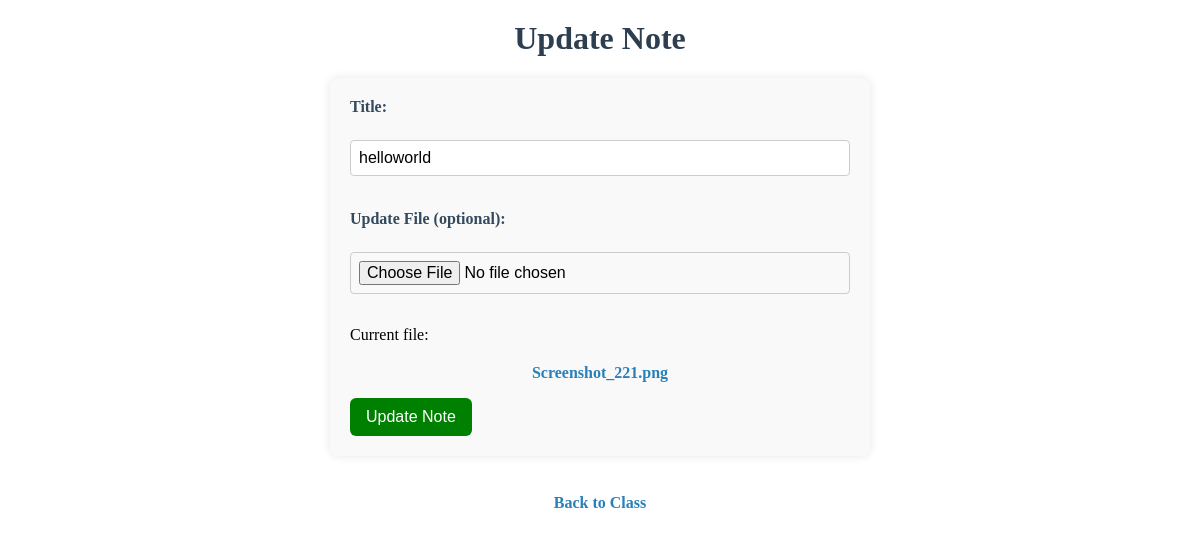
Page /update_note/1 (signed in) on the earlier database version.
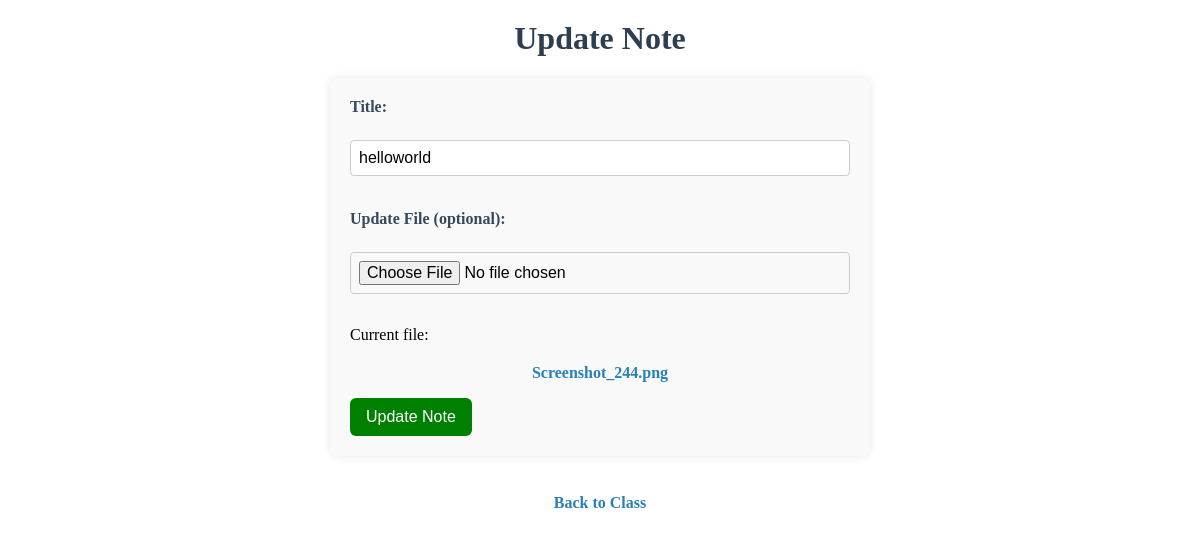
Same page on the later database version.
### app.py (models this page shows)
class Notes(db.Model):
    id = db.Column(db.Integer, primary_key=True)
    class_id = db.Column(db.Integer, db.ForeignKey('classes.id'))
    title = db.Column(db.String(100), nullable=False)
    filename = db.Column(db.String(100), nullable=False)

### app.py (the view, shortened to what this page needs)
@app.route('/update_note/<int:note_id>', methods=['GET', 'POST'])
@login_required
def update_note(note_id):
    note = Notes.query.get_or_404(note_id)
    cls = Classes.query.get(note.class_id)
    if current_user.id != cls.teacher_id:
        flash("You can only edit your own class notes.")
        return redirect(url_for('view_class', class_id=cls.id))
    return render_template('update_note.html', note=note)

### app.py (called while the page is built)
@login_manager.user_loader
def load_user(user_id):
    return User.query.get(int(user_id))

### templates/update_note.html (shortened to what this page needs)
{% extends 'base.html' %}
{% block head %}
<h1 align="center">Update Note</h1>
<link rel="stylesheet" href="{{ url_for('static', filename='update_note.css') }}">
{% endblock %}
{% block body %}
<form action="{{ url_for('update_note', note_id=note.id) }}" method="POST" enctype="multipart/form-data" style="max-width: 500px; margin: 0 auto;">
  <label for="title">Title:</label><br>
  <input type="text" id="title" name="title" value="{{ note.title }}" required ><br><br>
  <label for="file">Update File (optional):</label><br>
  <input type="file" id="file" name="file" accept=".pdf,.doc,.docx,.jpg,.png"><br>
  {% if note.filename %}
    <p>Current file: <a href="{{ url_for('uploaded_file', filename=note.filename) }}" target="_blank">{{ note.filename }}</a></p>
  {% endif %}
  <button type="submit" style="background-color: green; color: white; border: none; padding: 10px 16px; border-radius: 6px;">Update Note</button>
</form>
<br>
<a href="{{ url_for('view_class', class_id=note.class_id) }}" style="display:block; text-align:center;">Back to Class</a>
{% endblock %}

Differences in the rows shown:
changed Notes "helloworld": filename "Screenshot_221.png" → "Screenshot_244.png"
